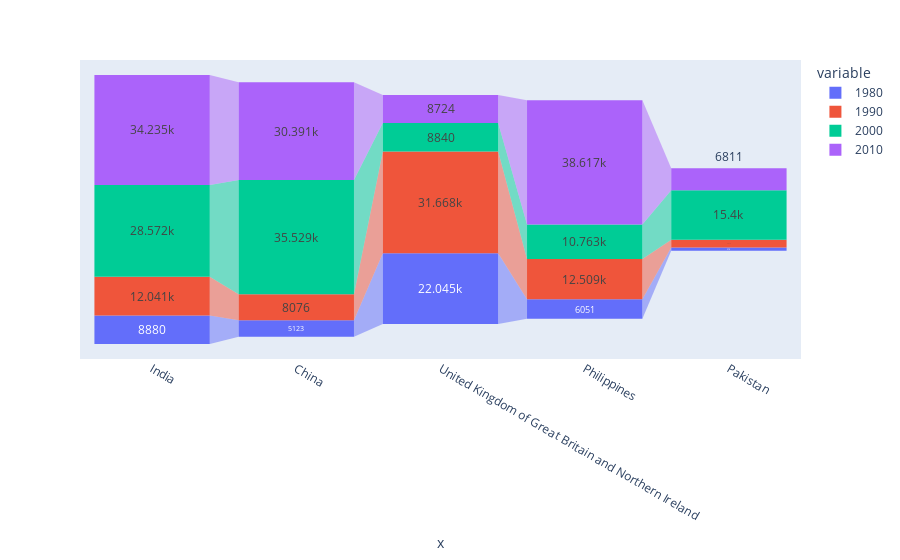

Write notebook code for a chart like this one.
### Code cell
px.funnel(df.head(),x=df.head().index,y=[1980,1990,2000,2010])

### Figure 1 — Plotly figure (JSON) as saved in the notebook; plotly's stock layout.template omitted (floating-point values rounded to 4 significant figures)
{"data": [{"hovertemplate": "variable=1980<br>x=%{x}<br>value=%{y}<extra></extra>", "legendgroup": "1980", "marker": {"color": "#636efa"}, "name": "1980", "orientation": "v", "showlegend": true, "type": "funnel", "x": ["India", "China", "United Kingdom of Great Britain and Northern Ireland", "Philippines", "Pakistan"], "xaxis": "x", "y": [8880, 5123, 22045, 6051, 978], "yaxis": "y"}, {"hovertemplate": "variable=1990<br>x=%{x}<br>value=%{y}<extra></extra>", "legendgroup": "1990", "marker": {"color": "#EF553B"}, "name": "1990", "orientation": "v", "showlegend": true, "type": "funnel", "x": ["India", "China", "United Kingdom of Great Britain and Northern Ireland", "Philippines", "Pakistan"], "xaxis": "x", "y": [12041, 8076, 31668, 12509, 2470], "yaxis": "y"}, {"hovertemplate": "variable=2000<br>x=%{x}<br>value=%{y}<extra></extra>", "legendgroup": "2000", "marker": {"color": "#00cc96"}, "name": "2000", "orientation": "v", "showlegend": true, "type": "funnel", "x": ["India", "China", "United Kingdom of Great Britain and Northern Ireland", "Philippines", "Pakistan"], "xaxis": "x", "y": [28572, 35529, 8840, 10763, 15400], "yaxis": "y"}, {"hovertemplate": "variable=2010<br>x=%{x}<br>value=%{y}<extra></extra>", "legendgroup": "2010", "marker": {"color": "#ab63fa"}, "name": "2010", "orientation": "v", "showlegend": true, "type": "funnel", "x": ["India", "China", "United Kingdom of Great Britain and Northern Ireland", "Philippines", "Pakistan"], "xaxis": "x", "y": [34235, 30391, 8724, 38617, 6811], "yaxis": "y"}], "layout": {"legend": {"title": {"text": "variable"}, "tracegroupgap": 0}, "margin": {"t": 60}, "xaxis": {"anchor": "y", "domain": [0, 1], "title": {"text": "x"}}, "yaxis": {"anchor": "x", "domain": [0, 1], "title": {"text": "value"}}}}
